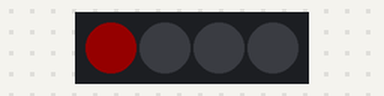
A sketch run on a simulated Arduino Uno, built with avr-gcc and run on an emulated ATmega328P. On the bench: 4 RGB LEDs in strip order, left to right. Dim RGB values are drawn brighter than linear.

Above: at 0.05 s.
At 1.3 s:
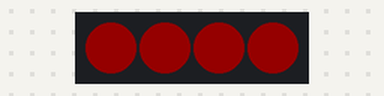
At 2.45 s:
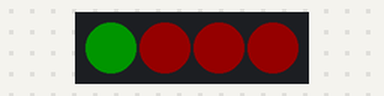
At 3.7 s:
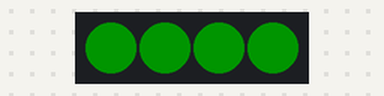
At 4.85 s:
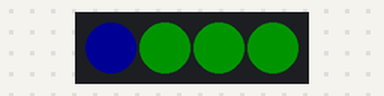
At 6.1 s:
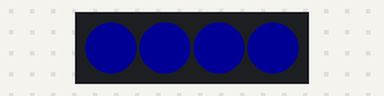
Timing chart, 0 to 9.4 s (numbered marks = the images above):
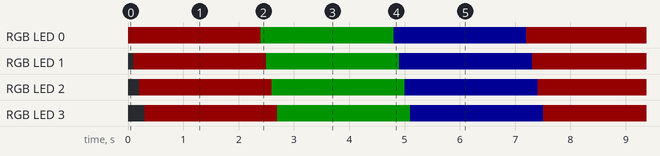

The sketch:

Neopixel.ino
```cpp
/*
  Actividad N° 6 - Secuencia Neopixels

  Realiza una secuencia de distintos colores con los neopixels,
  haciendo un cambio en su tonalidad cada 2 segundos.

  Nota:
  - Se debe descargar la libreria NeoPixel en caso de no tenerla - Link: https://github.com/adafruit/Adafruit_NeoPixel
  - No se requiere ningun tipo de componente extra para esta actividad.
  - Es necesario tener la Placa Educativa conectada a su computadora,
    y haber seleccionado la placa correspondiente en herramientas.

  Año 2022
  por FANIOT
  http://www.faniot.com.ar

*/

#define NEO 27  // Definimos el Pin del Neopixel, en este caso es el 27.
#define NUM 4   // Definimos el numero de Neopixels que tenemos, en este caso es 4.

#include <Adafruit_NeoPixel.h>  // Incluimos la libreria Neopixel

// Le decimos cuantos pixeles tenemos, y que pin usar para enviar las señales.
Adafruit_NeoPixel pixels = Adafruit_NeoPixel(NUM, NEO, NEO_GRB + NEO_KHZ800);

// La funcion "setup" se ejecuta una vez al resetear o encender la placa.
void setup() {

  //Inicializamos la libreria Neopixel
  pixels.begin();
  //Ajustamos el nivel de brillo en un 20% (0-64)
  pixels.setBrightness(20);
}


// La funcion "loop" se ejecuta una y otra vez constantemente.
void loop() {

  // El ciclo "for" permite ejecutar sentencias una cantidad de veces definida,
  // en nuestro caso recorremos el numero de pixels (4) hasta lograr encenderlos a todos.
  for(int i = 0; i < NUM; i++){
    pixels.setPixelColor(i, pixels.Color(255,0,0)); // Utilizando "pixels.Color" podemos setear distintos colores RGB,
                                                    // que van desde 0,0,0 a 255,255,255. En este caso se elige el color Rojo.
    pixels.show();                                  // Enviamos la actualizacion de color
    delay(100);                                     // Esperamos 100 milisegundos
  }

  delay(2000);                                      // Esperamos 2 segundos

  // Repetimos el ciclo anterior
  for(int i = 0; i < NUM; i++){
    pixels.setPixelColor(i, pixels.Color(0,255,0)); // Ahora seteamos el color Verde.
    pixels.show();                                  // Enviamos la actualizacion de color
    delay(100);                                     // Esperamos 100 milisegundos
  }

  delay(2000);                                      // Esperamos 2 segundos

  // Repetimos nuevamente
  for(int i = 0; i < NUM; i++){
    pixels.setPixelColor(i, pixels.Color(0,0,255)); // Ahora seteamos el color Azul.
    pixels.show();                                  // Enviamos la actualizacion de color
    delay(100);                                     // Esperamos 100 milisegundos
  }

  delay(2000);                                      // Esperamos 2 segundos

}
```

Measured:
- by itself, RGB LED 0–3: repeats every 7.2 s: RGB(0, 20, 0) 2.4 s, RGB(0, 0, 20) 2.4 s, RGB(20, 0, 0) 2.4 s
